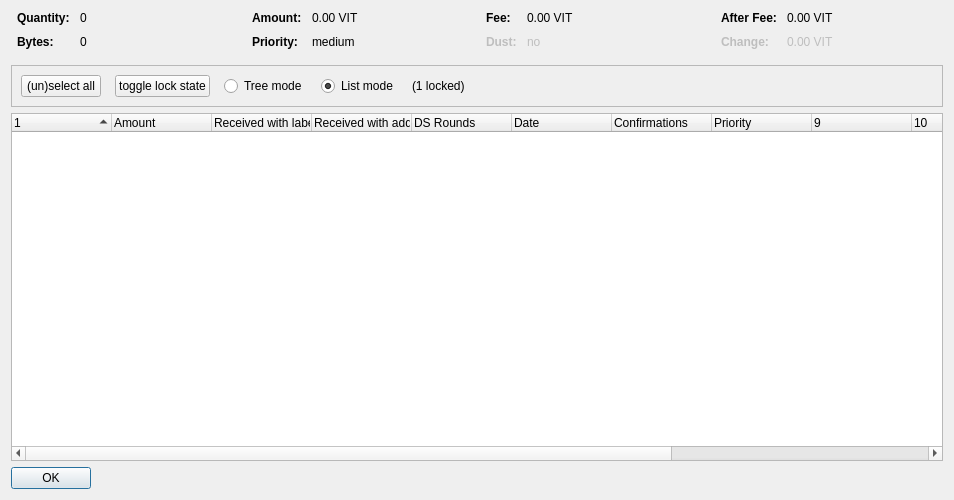
<?xml version="1.0" encoding="UTF-8"?>
<ui version="4.0">
 <class>CoinControlDialog</class>
 <widget class="QDialog" name="CoinControlDialog">
  <property name="geometry">
   <rect>
    <x>0</x>
    <y>0</y>
    <width>954</width>
    <height>500</height>
   </rect>
  </property>
  <property name="windowTitle">
   <string>Coin Selection</string>
  </property>
  <layout class="QVBoxLayout" name="verticalLayout">
   <item>
    <layout class="QHBoxLayout" name="horizontalLayoutTop" stretch="0,0,0,0">
     <property name="topMargin">
      <number>0</number>
     </property>
     <property name="bottomMargin">
      <number>10</number>
     </property>
     <item>
      <layout class="QFormLayout" name="formLayoutCoinControl1">
       <property name="horizontalSpacing">
        <number>10</number>
       </property>
       <property name="verticalSpacing">
        <number>10</number>
       </property>
       <property name="leftMargin">
        <number>6</number>
       </property>
       <property name="rightMargin">
        <number>6</number>
       </property>
       <item row="0" column="0">
        <widget class="QLabel" name="labelCoinControlQuantityText">
         <property name="font">
          <font>
           <weight>75</weight>
           <bold>true</bold>
          </font>
         </property>
         <property name="text">
          <string>Quantity:</string>
         </property>
        </widget>
       </item>
       <item row="0" column="1">
        <widget class="QLabel" name="labelCoinControlQuantity">
         <property name="cursor">
          <cursorShape>IBeamCursor</cursorShape>
         </property>
         <property name="contextMenuPolicy">
          <enum>Qt::ActionsContextMenu</enum>
         </property>
         <property name="text">
          <string notr="true">0</string>
         </property>
         <property name="textInteractionFlags">
          <set>Qt::LinksAccessibleByMouse|Qt::TextSelectableByKeyboard|Qt::TextSelectableByMouse</set>
         </property>
        </widget>
       </item>
       <item row="1" column="0">
        <widget class="QLabel" name="labelCoinControlBytesText">
         <property name="font">
          <font>
           <weight>75</weight>
           <bold>true</bold>
          </font>
         </property>
         <property name="text">
          <string>Bytes:</string>
         </property>
        </widget>
       </item>
       <item row="1" column="1">
        <widget class="QLabel" name="labelCoinControlBytes">
         <property name="cursor">
          <cursorShape>IBeamCursor</cursorShape>
         </property>
         <property name="contextMenuPolicy">
          <enum>Qt::ActionsContextMenu</enum>
         </property>
         <property name="text">
          <string notr="true">0</string>
         </property>
         <property name="textInteractionFlags">
          <set>Qt::LinksAccessibleByMouse|Qt::TextSelectableByKeyboard|Qt::TextSelectableByMouse</set>
         </property>
        </widget>
       </item>
      </layout>
     </item>
     <item>
      <layout class="QFormLayout" name="formLayoutCoinControl2">
       <property name="horizontalSpacing">
        <number>10</number>
       </property>
       <property name="verticalSpacing">
        <number>10</number>
       </property>
       <property name="leftMargin">
        <number>6</number>
       </property>
       <property name="rightMargin">
        <number>6</number>
       </property>
       <item row="0" column="0">
        <widget class="QLabel" name="labelCoinControlAmountText">
         <property name="font">
          <font>
           <weight>75</weight>
           <bold>true</bold>
          </font>
         </property>
         <property name="text">
          <string>Amount:</string>
         </property>
        </widget>
       </item>
       <item row="0" column="1">
        <widget class="QLabel" name="labelCoinControlAmount">
         <property name="cursor">
          <cursorShape>IBeamCursor</cursorShape>
         </property>
         <property name="contextMenuPolicy">
          <enum>Qt::ActionsContextMenu</enum>
         </property>
         <property name="text">
          <string notr="true">0.00 VIT</string>
         </property>
         <property name="textInteractionFlags">
          <set>Qt::LinksAccessibleByMouse|Qt::TextSelectableByKeyboard|Qt::TextSelectableByMouse</set>
         </property>
        </widget>
       </item>
       <item row="1" column="0">
        <widget class="QLabel" name="labelCoinControlPriorityText">
         <property name="font">
          <font>
           <weight>75</weight>
           <bold>true</bold>
          </font>
         </property>
         <property name="text">
          <string>Priority:</string>
         </property>
        </widget>
       </item>
       <item row="1" column="1">
        <widget class="QLabel" name="labelCoinControlPriority">
         <property name="cursor">
          <cursorShape>IBeamCursor</cursorShape>
         </property>
         <property name="contextMenuPolicy">
          <enum>Qt::ActionsContextMenu</enum>
         </property>
         <property name="text">
          <string>medium</string>
         </property>
         <property name="textInteractionFlags">
          <set>Qt::LinksAccessibleByMouse|Qt::TextSelectableByKeyboard|Qt::TextSelectableByMouse</set>
         </property>
        </widget>
       </item>
      </layout>
     </item>
     <item>
      <layout class="QFormLayout" name="formLayoutCoinControl3">
       <property name="horizontalSpacing">
        <number>10</number>
       </property>
       <property name="verticalSpacing">
        <number>10</number>
       </property>
       <property name="leftMargin">
        <number>6</number>
       </property>
       <property name="rightMargin">
        <number>6</number>
       </property>
       <item row="0" column="0">
        <widget class="QLabel" name="labelCoinControlFeeText">
         <property name="font">
          <font>
           <weight>75</weight>
           <bold>true</bold>
          </font>
         </property>
         <property name="text">
          <string>Fee:</string>
         </property>
        </widget>
       </item>
       <item row="0" column="1">
        <widget class="QLabel" name="labelCoinControlFee">
         <property name="cursor">
          <cursorShape>IBeamCursor</cursorShape>
         </property>
         <property name="contextMenuPolicy">
          <enum>Qt::ActionsContextMenu</enum>
         </property>
         <property name="text">
          <string notr="true">0.00 VIT</string>
         </property>
         <property name="textInteractionFlags">
          <set>Qt::LinksAccessibleByMouse|Qt::TextSelectableByKeyboard|Qt::TextSelectableByMouse</set>
         </property>
        </widget>
       </item>
       <item row="1" column="0">
        <widget class="QLabel" name="labelCoinControlLowOutputText">
         <property name="enabled">
          <bool>false</bool>
         </property>
         <property name="font">
          <font>
           <weight>75</weight>
           <bold>true</bold>
          </font>
         </property>
         <property name="text">
          <string>Dust:</string>
         </property>
        </widget>
       </item>
       <item row="1" column="1">
        <widget class="QLabel" name="labelCoinControlLowOutput">
         <property name="enabled">
          <bool>false</bool>
         </property>
         <property name="cursor">
          <cursorShape>IBeamCursor</cursorShape>
         </property>
         <property name="contextMenuPolicy">
          <enum>Qt::ActionsContextMenu</enum>
         </property>
         <property name="text">
          <string>no</string>
         </property>
         <property name="textInteractionFlags">
          <set>Qt::LinksAccessibleByMouse|Qt::TextSelectableByKeyboard|Qt::TextSelectableByMouse</set>
         </property>
        </widget>
       </item>
      </layout>
     </item>
     <item>
      <layout class="QFormLayout" name="formLayoutCoinControl4">
       <property name="horizontalSpacing">
        <number>10</number>
       </property>
       <property name="verticalSpacing">
        <number>10</number>
       </property>
       <property name="leftMargin">
        <number>6</number>
       </property>
       <property name="rightMargin">
        <number>6</number>
       </property>
       <item row="0" column="0">
        <widget class="QLabel" name="labelCoinControlAfterFeeText">
         <property name="font">
          <font>
           <weight>75</weight>
           <bold>true</bold>
          </font>
         </property>
         <property name="text">
          <string>After Fee:</string>
         </property>
        </widget>
       </item>
       <item row="0" column="1">
        <widget class="QLabel" name="labelCoinControlAfterFee">
         <property name="cursor">
          <cursorShape>IBeamCursor</cursorShape>
         </property>
         <property name="contextMenuPolicy">
          <enum>Qt::ActionsContextMenu</enum>
         </property>
         <property name="text">
          <string notr="true">0.00 VIT</string>
         </property>
         <property name="textInteractionFlags">
          <set>Qt::LinksAccessibleByMouse|Qt::TextSelectableByKeyboard|Qt::TextSelectableByMouse</set>
         </property>
        </widget>
       </item>
       <item row="1" column="0">
        <widget class="QLabel" name="labelCoinControlChangeText">
         <property name="enabled">
          <bool>false</bool>
         </property>
         <property name="font">
          <font>
           <weight>75</weight>
           <bold>true</bold>
          </font>
         </property>
         <property name="text">
          <string>Change:</string>
         </property>
        </widget>
       </item>
       <item row="1" column="1">
        <widget class="QLabel" name="labelCoinControlChange">
         <property name="enabled">
          <bool>false</bool>
         </property>
         <property name="cursor">
          <cursorShape>IBeamCursor</cursorShape>
         </property>
         <property name="contextMenuPolicy">
          <enum>Qt::ActionsContextMenu</enum>
         </property>
         <property name="text">
          <string notr="true">0.00 VIT</string>
         </property>
         <property name="textInteractionFlags">
          <set>Qt::LinksAccessibleByMouse|Qt::TextSelectableByKeyboard|Qt::TextSelectableByMouse</set>
         </property>
        </widget>
       </item>
      </layout>
     </item>
    </layout>
   </item>
   <item>
    <widget class="QFrame" name="frame">
     <property name="minimumSize">
      <size>
       <width>0</width>
       <height>40</height>
      </size>
     </property>
     <property name="frameShape">
      <enum>QFrame::StyledPanel</enum>
     </property>
     <property name="frameShadow">
      <enum>QFrame::Sunken</enum>
     </property>
     <layout class="QHBoxLayout" name="horizontalLayout">
      <item>
       <layout class="QHBoxLayout" name="horizontalLayoutPanel" stretch="0,0,0,0,0,0">
        <property name="spacing">
         <number>14</number>
        </property>
        <item>
         <widget class="QPushButton" name="pushButtonSelectAll">
          <property name="sizePolicy">
           <sizepolicy hsizetype="Maximum" vsizetype="Fixed">
            <horstretch>0</horstretch>
            <verstretch>0</verstretch>
           </sizepolicy>
          </property>
          <property name="text">
           <string>(un)select all</string>
          </property>
          <property name="autoDefault">
           <bool>false</bool>
          </property>
         </widget>
        </item>
        <item>
         <widget class="QPushButton" name="pushButtonToggleLock">
          <property name="sizePolicy">
           <sizepolicy hsizetype="Maximum" vsizetype="Fixed">
            <horstretch>0</horstretch>
            <verstretch>0</verstretch>
           </sizepolicy>
          </property>
          <property name="text">
           <string>toggle lock state</string>
          </property>
          <property name="autoDefault">
           <bool>false</bool>
          </property>
         </widget>
        </item>
        <item>
         <widget class="QRadioButton" name="radioTreeMode">
          <property name="sizePolicy">
           <sizepolicy hsizetype="Maximum" vsizetype="Fixed">
            <horstretch>0</horstretch>
            <verstretch>0</verstretch>
           </sizepolicy>
          </property>
          <property name="text">
           <string>Tree mode</string>
          </property>
         </widget>
        </item>
        <item>
         <widget class="QRadioButton" name="radioListMode">
          <property name="sizePolicy">
           <sizepolicy hsizetype="Maximum" vsizetype="Fixed">
            <horstretch>0</horstretch>
            <verstretch>0</verstretch>
           </sizepolicy>
          </property>
          <property name="text">
           <string>List mode</string>
          </property>
          <property name="checked">
           <bool>true</bool>
          </property>
         </widget>
        </item>
        <item>
         <widget class="QLabel" name="labelLocked">
          <property name="text">
           <string>(1 locked)</string>
          </property>
         </widget>
        </item>
        <item>
         <spacer name="horizontalSpacer">
          <property name="orientation">
           <enum>Qt::Horizontal</enum>
          </property>
          <property name="sizeHint" stdset="0">
           <size>
            <width>40</width>
            <height>20</height>
           </size>
          </property>
         </spacer>
        </item>
       </layout>
      </item>
     </layout>
    </widget>
   </item>
   <item>
    <widget class="CoinControlTreeWidget" name="treeWidget">
     <property name="contextMenuPolicy">
      <enum>Qt::CustomContextMenu</enum>
     </property>
     <property name="sortingEnabled">
      <bool>false</bool>
     </property>
     <property name="columnCount">
      <number>13</number>
     </property>
     <attribute name="headerShowSortIndicator" stdset="0">
      <bool>true</bool>
     </attribute>
     <attribute name="headerStretchLastSection">
      <bool>false</bool>
     </attribute>
     <column>
      <property name="text">
       <string/>
      </property>
     </column>
     <column>
      <property name="text">
       <string>Amount</string>
      </property>
     </column>
     <column>
      <property name="text">
       <string>Received with label</string>
      </property>
     </column>
     <column>
      <property name="text">
       <string>Received with address</string>
      </property>
     </column>
     <column>
      <property name="text">
       <string>DS Rounds</string>
      </property>
     </column>
     <column>
      <property name="text">
       <string>Date</string>
      </property>
     </column>
     <column>
      <property name="text">
       <string>Confirmations</string>
      </property>
      <property name="toolTip">
       <string>Confirmed</string>
      </property>
     </column>
     <column>
      <property name="text">
       <string>Priority</string>
      </property>
     </column>
     <column>
      <property name="text">
       <string/>
      </property>
     </column>
     <column>
      <property name="text">
       <string/>
      </property>
     </column>
     <column>
      <property name="text">
       <string/>
      </property>
     </column>
     <column>
      <property name="text">
       <string/>
      </property>
     </column>
     <column>
      <property name="text">
       <string/>
      </property>
     </column>
    </widget>
   </item>
   <item>
    <widget class="QDialogButtonBox" name="buttonBox">
     <property name="sizePolicy">
      <sizepolicy hsizetype="Maximum" vsizetype="Fixed">
       <horstretch>0</horstretch>
       <verstretch>0</verstretch>
      </sizepolicy>
     </property>
     <property name="orientation">
      <enum>Qt::Horizontal</enum>
     </property>
     <property name="standardButtons">
      <set>QDialogButtonBox::Ok</set>
     </property>
    </widget>
   </item>
  </layout>
 </widget>
 <customwidgets>
  <customwidget>
   <class>CoinControlTreeWidget</class>
   <extends>QTreeWidget</extends>
   <header>coincontroltreewidget.h</header>
  </customwidget>
 </customwidgets>
 <resources/>
 <connections/>
</ui>
